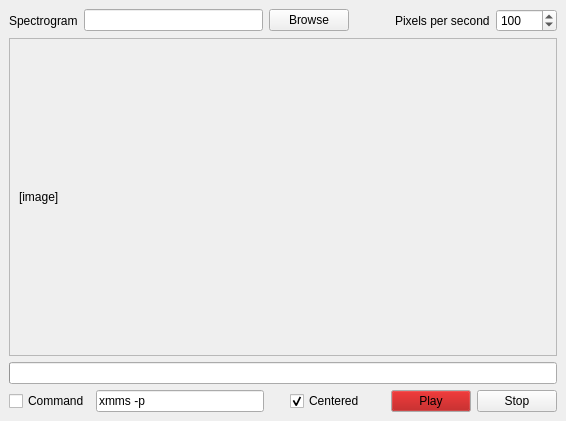
<ui version="4.0" >
 <class>MainWindow</class>
 <widget class="QMainWindow" name="MainWindow" >
  <property name="geometry" >
   <rect>
    <x>0</x>
    <y>0</y>
    <width>566</width>
    <height>421</height>
   </rect>
  </property>
  <property name="windowTitle" >
   <string>MainWindow</string>
  </property>
  <widget class="QWidget" name="centralwidget" >
   <layout class="QVBoxLayout" name="verticalLayout" >
    <item>
     <layout class="QHBoxLayout" name="horizontalLayout" >
      <item>
       <widget class="QLabel" name="label" >
        <property name="text" >
         <string>Spectrogram</string>
        </property>
       </widget>
      </item>
      <item>
       <widget class="QLineEdit" name="pathEdit" />
      </item>
      <item>
       <widget class="QPushButton" name="browseButton" >
        <property name="text" >
         <string>Browse</string>
        </property>
       </widget>
      </item>
      <item>
       <spacer name="horizontalSpacer_2" >
        <property name="orientation" >
         <enum>Qt::Horizontal</enum>
        </property>
        <property name="sizeType" >
         <enum>QSizePolicy::Fixed</enum>
        </property>
        <property name="sizeHint" stdset="0" >
         <size>
          <width>40</width>
          <height>20</height>
         </size>
        </property>
       </spacer>
      </item>
      <item>
       <widget class="QLabel" name="label_3" >
        <property name="text" >
         <string>Pixels per second</string>
        </property>
       </widget>
      </item>
      <item>
       <widget class="QSpinBox" name="ppsSpin" >
        <property name="maximum" >
         <number>10000</number>
        </property>
        <property name="singleStep" >
         <number>10</number>
        </property>
        <property name="value" >
         <number>100</number>
        </property>
       </widget>
      </item>
     </layout>
    </item>
    <item>
     <widget class="QScrollArea" name="scrollArea" >
      <property name="alignment" >
       <set>Qt::AlignLeading|Qt::AlignLeft|Qt::AlignVCenter</set>
      </property>
      <widget class="QWidget" name="scrollAreaWidgetContents_2" >
       <property name="geometry" >
        <rect>
         <x>0</x>
         <y>1</y>
         <width>513</width>
         <height>290</height>
        </rect>
       </property>
       <layout class="QHBoxLayout" name="horizontalLayout_3" >
        <item>
         <widget class="CursorLabel" name="imageLabel" >
          <property name="sizePolicy" >
           <sizepolicy vsizetype="Expanding" hsizetype="Expanding" >
            <horstretch>0</horstretch>
            <verstretch>0</verstretch>
           </sizepolicy>
          </property>
          <property name="text" >
           <string>[image]</string>
          </property>
          <property name="alignment" >
           <set>Qt::AlignLeading|Qt::AlignLeft|Qt::AlignVCenter</set>
          </property>
         </widget>
        </item>
       </layout>
      </widget>
     </widget>
    </item>
    <item>
     <widget class="QProgressBar" name="progress" >
      <property name="value" >
       <number>0</number>
      </property>
      <property name="textVisible" >
       <bool>false</bool>
      </property>
     </widget>
    </item>
    <item>
     <layout class="QHBoxLayout" name="horizontalLayout_2" >
      <item>
       <widget class="QCheckBox" name="commandCheck" >
        <property name="text" >
         <string>Command</string>
        </property>
       </widget>
      </item>
      <item>
       <widget class="QLineEdit" name="commandEdit" >
        <property name="text" >
         <string>xmms -p</string>
        </property>
       </widget>
      </item>
      <item>
       <spacer name="horizontalSpacer_3" >
        <property name="orientation" >
         <enum>Qt::Horizontal</enum>
        </property>
        <property name="sizeType" >
         <enum>QSizePolicy::Fixed</enum>
        </property>
        <property name="sizeHint" stdset="0" >
         <size>
          <width>20</width>
          <height>20</height>
         </size>
        </property>
       </spacer>
      </item>
      <item>
       <widget class="QCheckBox" name="centeredCheck" >
        <property name="text" >
         <string>Centered</string>
        </property>
        <property name="checked" >
         <bool>true</bool>
        </property>
       </widget>
      </item>
      <item>
       <spacer name="horizontalSpacer" >
        <property name="orientation" >
         <enum>Qt::Horizontal</enum>
        </property>
        <property name="sizeType" >
         <enum>QSizePolicy::Fixed</enum>
        </property>
        <property name="sizeHint" stdset="0" >
         <size>
          <width>20</width>
          <height>20</height>
         </size>
        </property>
       </spacer>
      </item>
      <item>
       <widget class="QPushButton" name="playButton" >
        <property name="palette" >
         <palette>
          <active>
           <colorrole role="Button" >
            <brush brushstyle="SolidPattern" >
             <color alpha="255" >
              <red>170</red>
              <green>0</green>
              <blue>0</blue>
             </color>
            </brush>
           </colorrole>
          </active>
          <inactive>
           <colorrole role="Button" >
            <brush brushstyle="SolidPattern" >
             <color alpha="255" >
              <red>170</red>
              <green>0</green>
              <blue>0</blue>
             </color>
            </brush>
           </colorrole>
          </inactive>
          <disabled>
           <colorrole role="Button" >
            <brush brushstyle="SolidPattern" >
             <color alpha="255" >
              <red>170</red>
              <green>0</green>
              <blue>0</blue>
             </color>
            </brush>
           </colorrole>
          </disabled>
         </palette>
        </property>
        <property name="text" >
         <string>Play</string>
        </property>
       </widget>
      </item>
      <item>
       <widget class="QPushButton" name="stopButton" >
        <property name="text" >
         <string>Stop</string>
        </property>
       </widget>
      </item>
     </layout>
    </item>
   </layout>
  </widget>
 </widget>
 <customwidgets>
  <customwidget>
   <class>CursorLabel</class>
   <extends>QLabel</extends>
   <header>cursorlabel</header>
  </customwidget>
 </customwidgets>
 <resources/>
 <connections/>
</ui>
